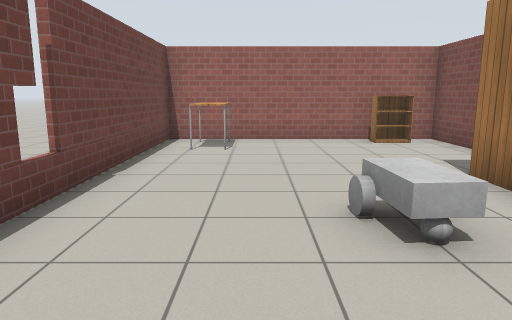
View 1 (above)

15 first-person views from a walk through a robot-simulator world made for Gazebo. The camera is 1.2 m above the floor, tilts 10° down and sees 70° across. The floor is counted in squares, 1 m on a side. Each view is taken from the middle of a square. On the plan, view 1 faces up. The plan holds only what a view shows up to about 14 squares ahead; the rest is blank. Robots are left out. Gazebo's built-in surfaces are drawn with simple patterns.

View 2
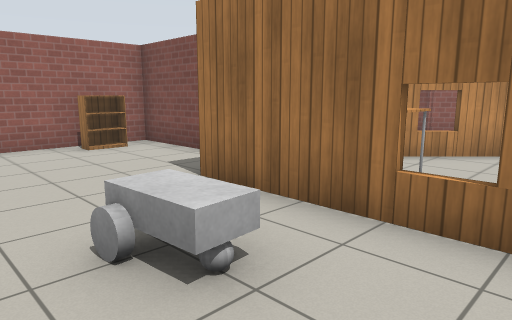

View 3
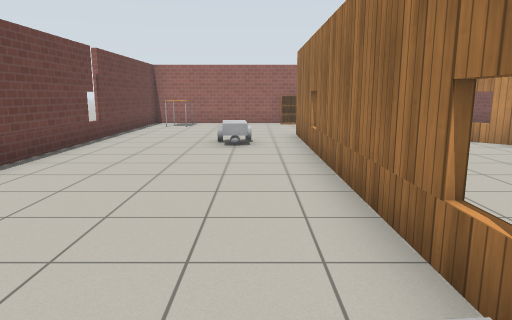

View 4
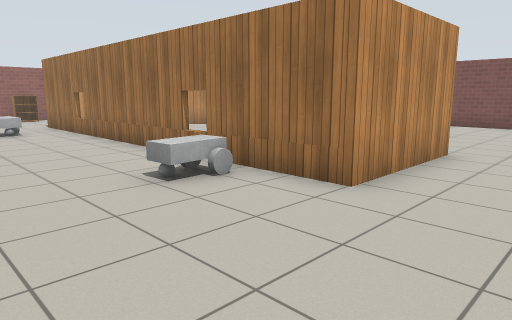

View 5
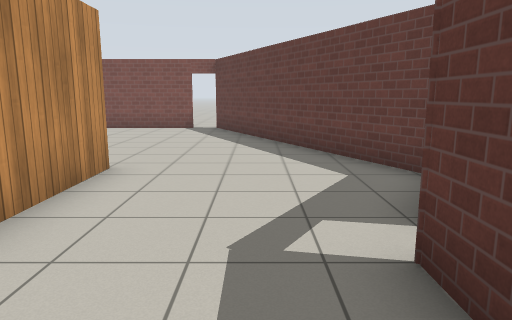

View 6
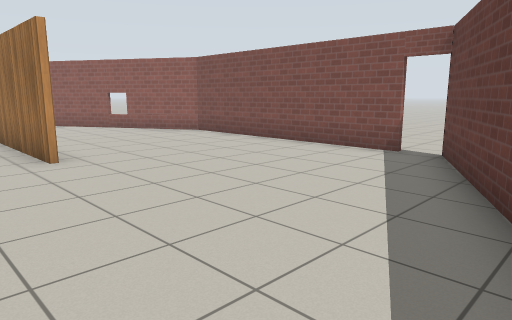

View 7
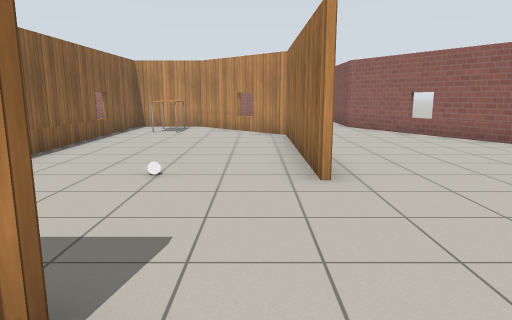

View 8
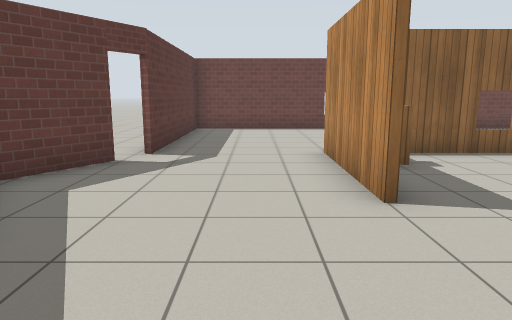

View 9
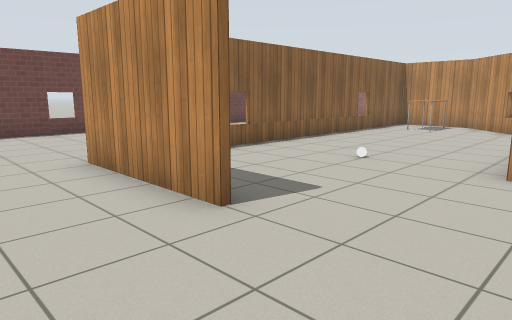

View 10
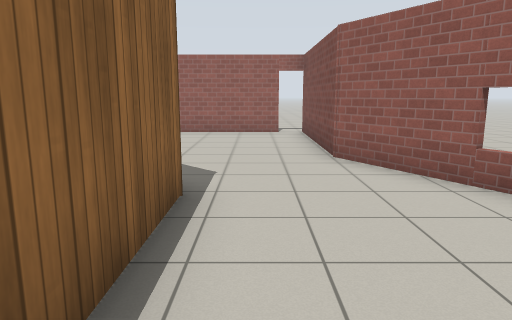

View 11
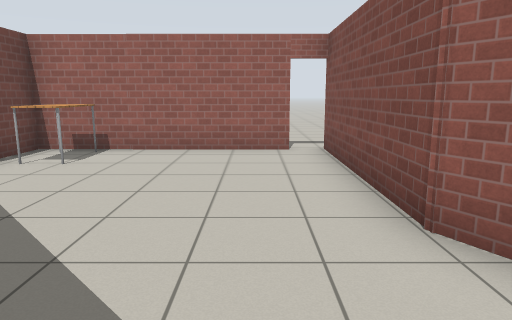

View 12
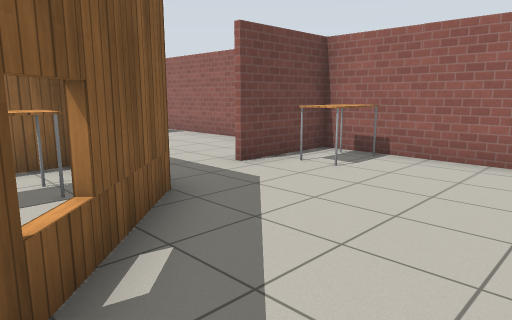

View 13
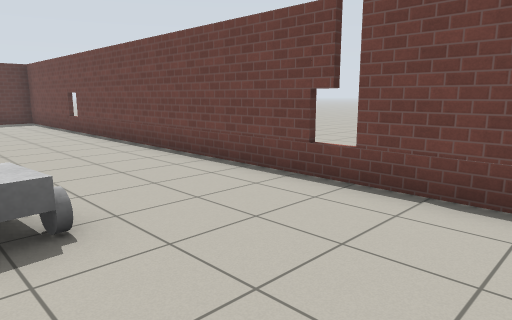

View 14
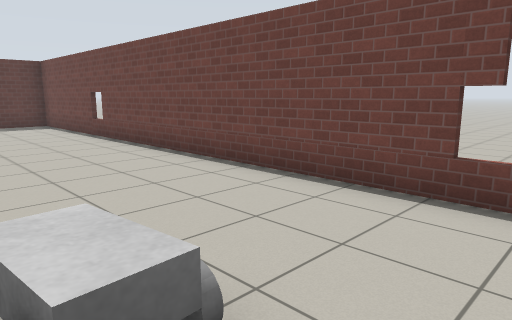

View 15
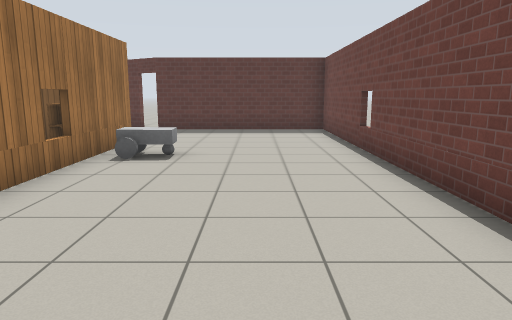

### Floor plan
Points are (right, up) in squares from view 1. A wall is a line through its corners. A room is listed if a view was taken in it or the views show most of it. See-through windows are left out.
Room 1 (views 1, 2, 3, 4, 5, 6, 7, 8, 9, 10, 11, 12, 13, 14, 15)
walls: (8.9, -4) (8.9, 2.3) (5.9, 5.3) (3.4, 5.3) (3.4, -6); (4.9, -7.4) (5.5, -7.4); (7.1, -7.5) (3.3, -7.5) (3.3, 5.5); (9.1, 2.4) (9.1, -0.9); (4.9, 7.6) (4.9, 10.3); (4.2, -11.6) (6, -12.7); (6.5, -12.6) (14.9, -8.5); (14.7, -7.8) (14.7, -0.4) (12.2, 4); (3.5, 10.2) (-2.4, 10.2) (-2.4, -11.2) (3.5, -11.2)
ways out: opening at (5, 6.5) to room 2; opening at (10.5, 3) to room 2; open door at (4, -11.5); open door at (15, -8)
objects: table (-1, 8) to (-1, 9); cart (1, 3) to (2, 4); cart (2, -5); cabinet (4, -7); table (5, 3) to (5, 4); white ball (6, -3)
Room 2 (no view inside)
walls: (5.9, 5.5) (8.2, 3.2); (10.9, 10.2) (5, 10.2); (12.2, 4) (11.6, 5.1) (11.6, 10.4); (5.1, 10.3) (5.1, 7.5)
ways out: opening at (5, 6.5) to room 1; opening at (10.5, 3) to room 1; open door at (11, 10)
objects: table (6, 9)

Where each view was taken, in squares from view 1:
view 1: 0 up, 0 right, facing up
view 2: 1 up, 0 right, facing up-right
view 3: 6 down, 2 right, facing up
view 4: 10 down, 1 left, facing up-right
view 5: 10 down, 1 right, facing right
view 6: 11 down, 7 right, facing up-right
view 7: 9 down, 8 right, facing up
view 8: 9 down, 11 right, facing left
view 9: 10 down, 10 right, facing up-left
view 10: 2 down, 10 right, facing up
view 11: 2 up, 10 right, facing up
view 12: 3 up, 10 right, facing up-left
view 13: 7 up, 2 right, facing down-left
view 14: 5 up, 2 right, facing down-left
view 15: 2 up, 0 right, facing down
